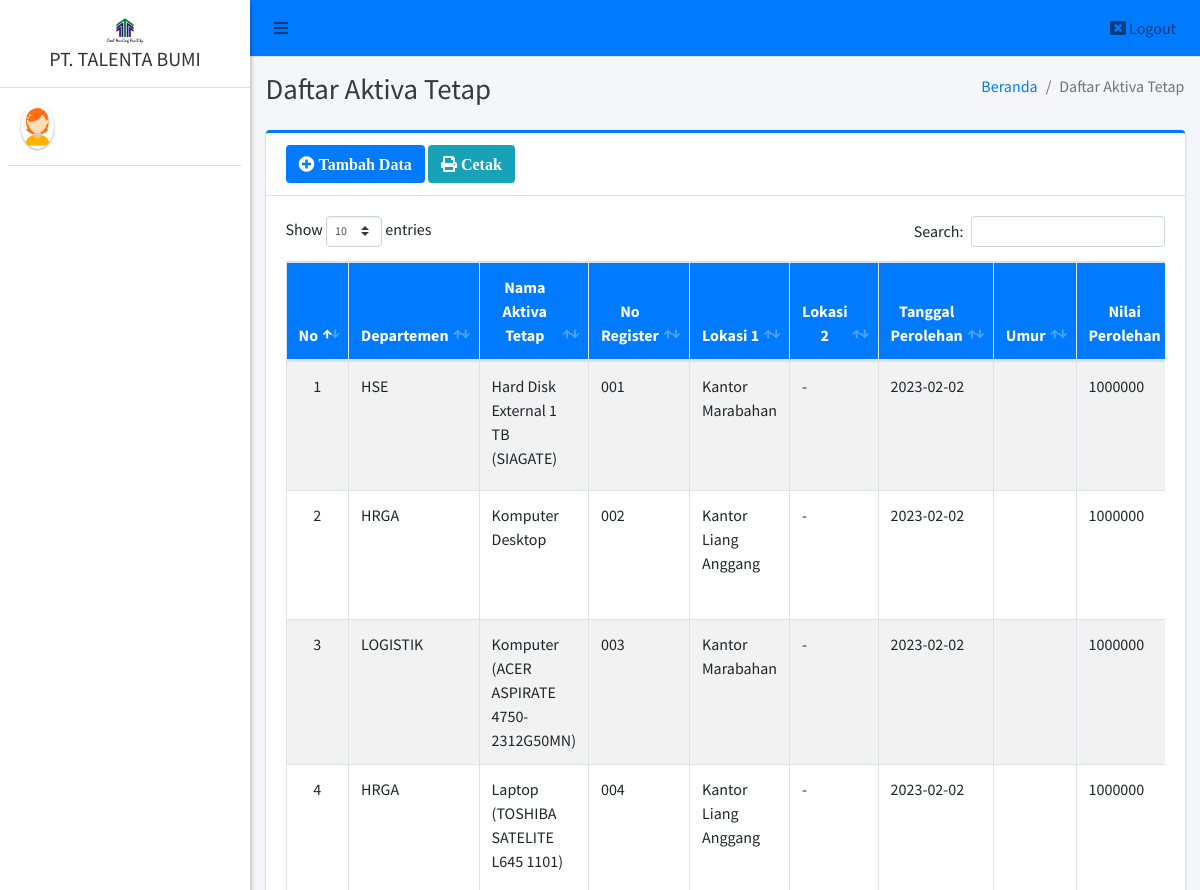
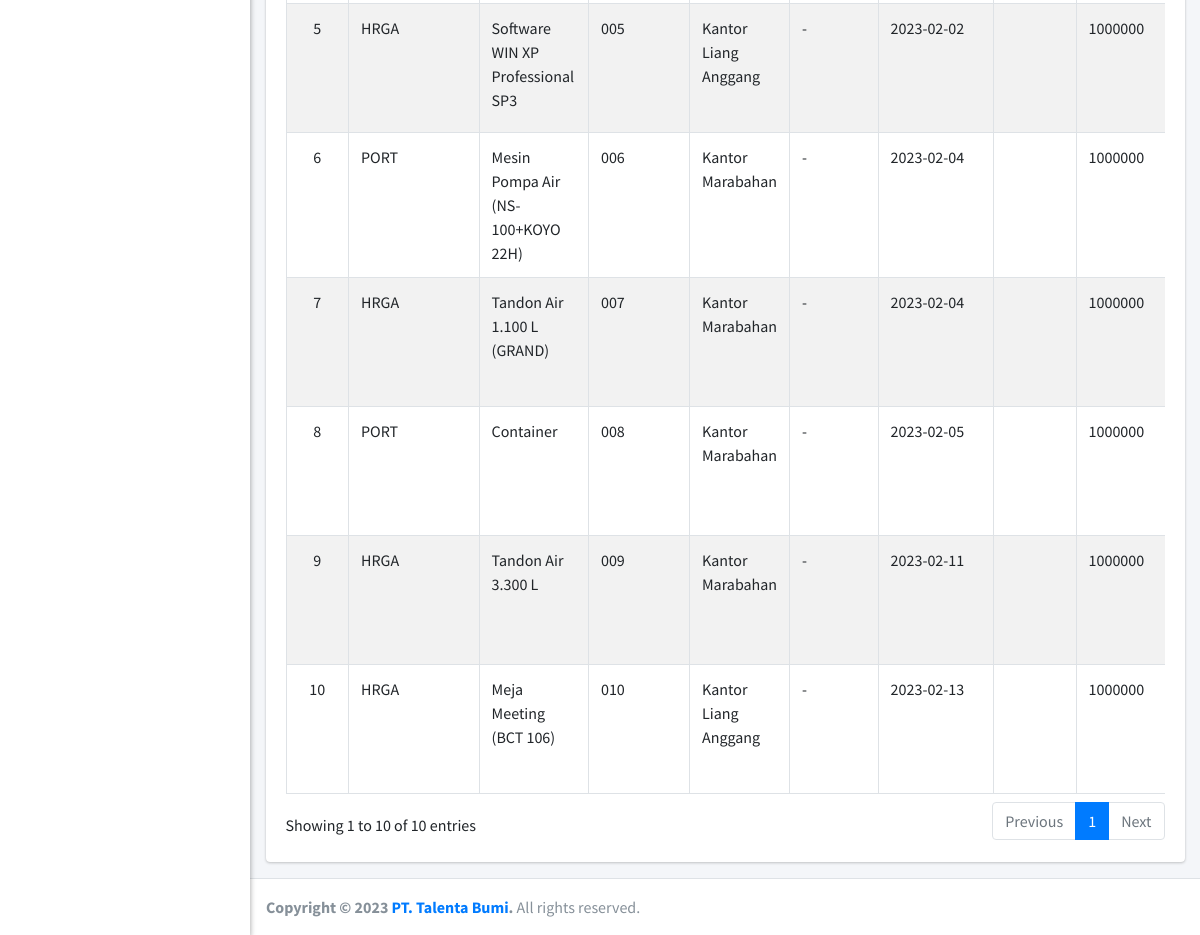
The app's page /pimpinan/dat/index.php with its own data (2 pictures, top to bottom).
### tables this page shows
CREATE TABLE `aktiva_tetap` (
  `id_aktiva` int(11) NOT NULL,
  `jenis_aktiva` varchar(25) NOT NULL,
  `nama_aktiva` varchar(40) NOT NULL,
  `no_register` varchar(25) NOT NULL,
  `lokasi1` varchar(150) NOT NULL,
  `lokasi2` varchar(150) NOT NULL,
  `tanggal_perolehan` date NOT NULL,
  `nilai_perolehan` varchar(50) NOT NULL,
  `jumlah` varchar(20) NOT NULL,
  `satuan` varchar(20) NOT NULL
);

### pimpinan/dat/index.php (the view, shortened to what this page needs)
<?php
require '../../config/koneksi.php';
?>
<!DOCTYPE html>
<html>
<?php
include '../../templates/head.php';
?>
<body class="hold-transition sidebar-mini layout-fixed">
    <div class="wrapper">
        <?php
        include '../../templates/navbar.php';
        ?>
        <?php
        include '../../templates/sidebar.php';
        ?>
        <div class="content-wrapper">
            <div class="content-header">
                <div class="container-fluid">
                    <div class="row mb-2">
                        <div class="col-sm-6">
                            <h1 class="m-0 text-dark">Daftar Aktiva Tetap</h1>
                        </div>
                        <div class="col-sm-6">
                            <ol class="breadcrumb float-sm-right">
                                <li class="breadcrumb-item"><a href="#">Beranda</a></li>
                                <li class="breadcrumb-item active">Daftar Aktiva Tetap</li>
                            </ol>
                        </div>
                    </div>
                </div>
            </div>
            <section class="content">
                <div class="container-fluid">
                    <div class="row">
                        <div class="col-12">
                            <div class="card card-primary card-outline">
                                <div class="card-header">
                                    <a href="tambah" class="btn bg-primary"><i class="fa fa-plus-circle"> Tambah Data</i></a>
                                    <a href="#" data-toggle="modal" data-target="#dat" class="btn bg-info"><i class="fa fa-print"> Cetak</i></a>
                                </div>
                                <div class="card-body">
                                    <div class="table-responsive">
                                        <table id="example1" class="table table-bordered table-striped">
                                            <thead class="bg-primary">
                                                <tr align="center">
                                                    <th>No</th>
                                                    <th>Departemen</th>
                                                    <th>Nama Aktiva Tetap</th>
                                                    <th>No Register</th>
                                                    <th>Lokasi 1</th>
                                                    <th>Lokasi 2</th>
                                                    <th>Tanggal Perolehan</th>
                                                    <th>Umur</th>
                                                    <th>Nilai Perolehan</th>
                                                </tr>
                                            </thead>
                                            <tbody style="background-color: white">
                                                <?php
                                                $no = 1;
                                                $data = $koneksi->query("SELECT * FROM aktiva_tetap ORDER BY id_aktiva ASC");
                                                while ($row = $data->fetch_array()) {
                                                ?>
                                                    <tr>
                                                        <td align="center"><?= $no++ ?></td>
                                                        <td><?= $row['jenis_aktiva'] ?></td>
                                                        <td><?= $row['nama_aktiva'] ?></td>
                                                        <td><?= $row['no_register'] ?></td>
                                                        <td><?= $row['lokasi1'] ?></td>
                                                        <td><?= $row['lokasi2'] ?></td>
                                                        <td><?= $row['tanggal_perolehan'] ?></td>
                                                        <td><?= $row['umur'] ?></td>
                                                        <td><?= $row['nilai_perolehan'] ?></td>
                                                    </tr>
                                                <?php } ?>
                                            </tbody>
                                        </table>
                                    </div>
                                </div>
                            </div>
                        </div>
                    </div>
                </div>
            </section>
        </div>
        <?php include_once "../../templates/footer.php"; ?>
    </div>
</body>
</html>

### records on screen
aktiva_tetap: jenis_aktiva "HSE", nama_aktiva "Hard Disk External 1 TB (SIAGATE)", no_register "001", lokasi1 "Kantor Marabahan", lokasi2 "-", tanggal_perolehan "2023-02-02", nilai_perolehan "1000000"
aktiva_tetap: jenis_aktiva "HRGA", nama_aktiva "Komputer Desktop", no_register "002", lokasi1 "Kantor Liang Anggang", lokasi2 "-", tanggal_perolehan "2023-02-02", nilai_perolehan "1000000"
aktiva_tetap: jenis_aktiva "LOGISTIK", nama_aktiva "Komputer (ACER ASPIRATE 4750- 2312G50MN)", no_register "003", lokasi1 "Kantor Marabahan", lokasi2 "-", tanggal_perolehan "2023-02-02", nilai_perolehan "1000000"
aktiva_tetap: jenis_aktiva "HRGA", nama_aktiva "Laptop (TOSHIBA SATELITE L645 1101)", no_register "004", lokasi1 "Kantor Liang Anggang", lokasi2 "-", tanggal_perolehan "2023-02-02", nilai_perolehan "1000000"
aktiva_tetap: jenis_aktiva "HRGA", nama_aktiva "Software WIN XP Professional SP3", no_register "005", lokasi1 "Kantor Liang Anggang", lokasi2 "-", tanggal_perolehan "2023-02-02", nilai_perolehan "1000000"
aktiva_tetap: jenis_aktiva "PORT", nama_aktiva "Mesin Pompa Air (NS-100+KOYO 22H)", no_register "006", lokasi1 "Kantor Marabahan", lokasi2 "-", tanggal_perolehan "2023-02-04", nilai_perolehan "1000000"
aktiva_tetap: jenis_aktiva "HRGA", nama_aktiva "Tandon Air 1.100 L (GRAND)", no_register "007", lokasi1 "Kantor Marabahan", lokasi2 "-", tanggal_perolehan "2023-02-04", nilai_perolehan "1000000"
aktiva_tetap: jenis_aktiva "PORT", nama_aktiva "Container", no_register "008", lokasi1 "Kantor Marabahan", lokasi2 "-", tanggal_perolehan "2023-02-05", nilai_perolehan "1000000"
aktiva_tetap: jenis_aktiva "HRGA", nama_aktiva "Tandon Air 3.300 L", no_register "009", lokasi1 "Kantor Marabahan", lokasi2 "-", tanggal_perolehan "2023-02-11", nilai_perolehan "1000000"
aktiva_tetap: jenis_aktiva "HRGA", nama_aktiva "Meja Meeting (BCT 106)", no_register "010", lokasi1 "Kantor Liang Anggang", lokasi2 "-", tanggal_perolehan "2023-02-13", nilai_perolehan "1000000"
